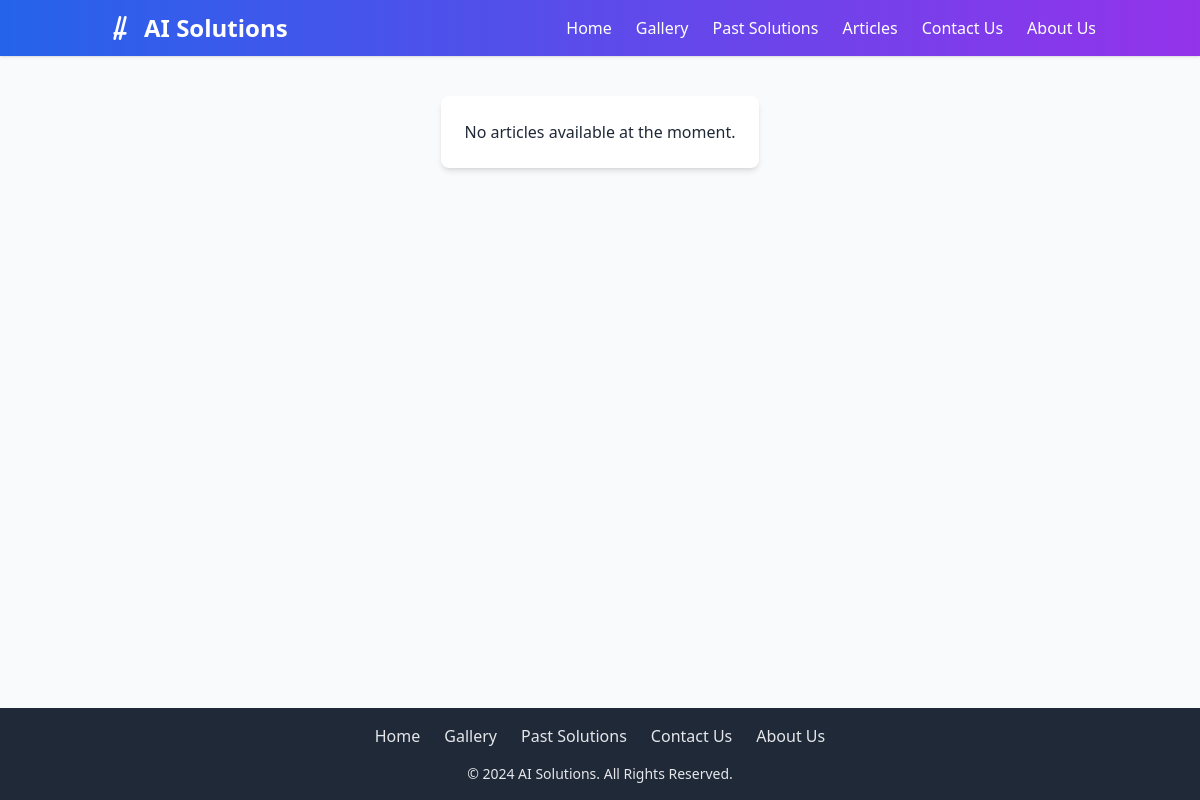
The app's page /article/, older data.
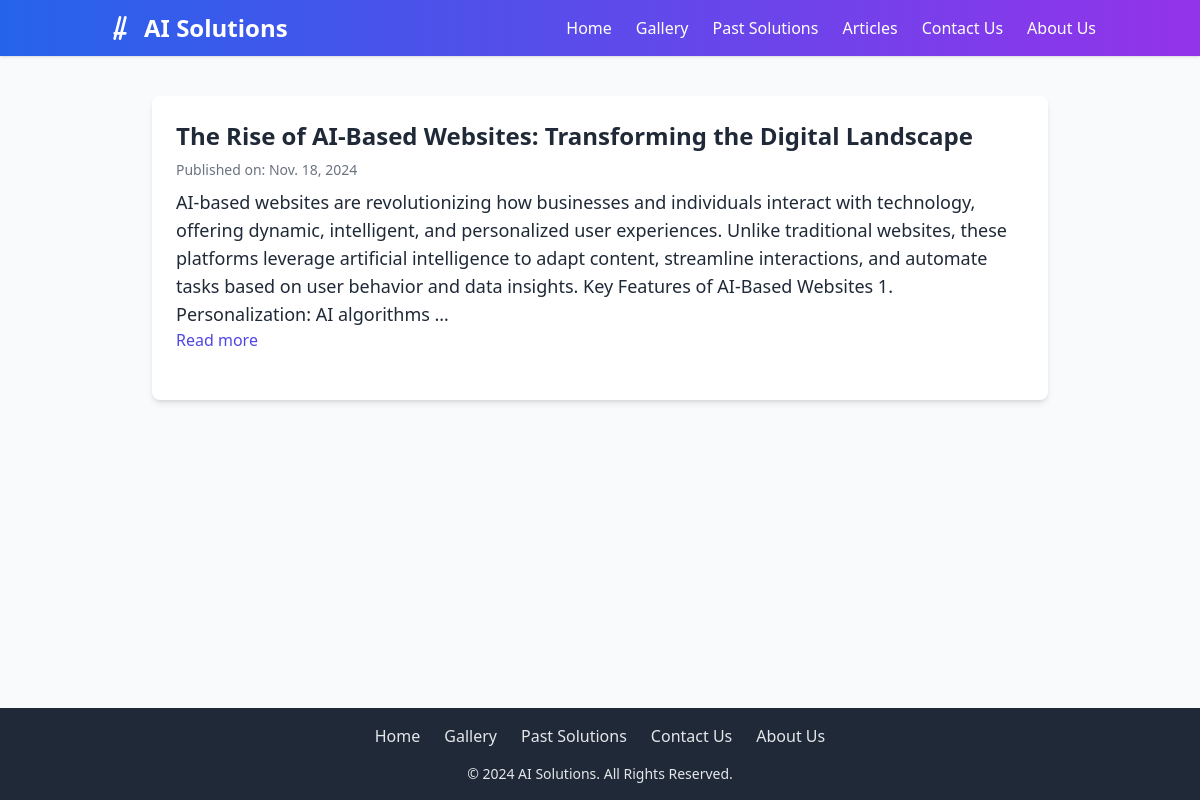
The same page, newer data.
### app/models.py (models this page shows)
class Article(models.Model):
    title = models.CharField(max_length=200)
    content = models.TextField()
    published_date = models.DateField()

### app/views.py (the view)
# urls.py: path('article/', article_list, name="article_list"),
def article_list(request):
    articles= Article.objects.all().order_by('-published_date')
    return render(request, 'articles.html', {'articles': articles})

### app/templates/articles.html
{% extends 'navbar_footer.html' %}
{% block content %}
<div class="max-w-4xl mx-auto my-10 p-6 bg-white shadow-md rounded-lg">
    {% for article in articles %}
        <div class="mb-6">
            <h2 class="text-2xl font-semibold mb-2">{{ article.title }}</h2>
            <p class="text-sm text-gray-500 mb-2">Published on: {{ article.published_date }}</p>
            <p class="text-lg">{{ article.content|truncatewords:50 }}</p>
            <a href="{% url 'article_detail' article.id %}" class="text-indigo-600 hover:text-indigo-800">Read more</a>
        </div>
    {% empty %}
        <p>No articles available at the moment.</p>
    {% endfor %}
</div>
{% endblock %}

### app/templates/navbar_footer.html (shortened to what this page needs)
<!DOCTYPE html>
<html lang="en">
<head>
  <script src="https://cdn.tailwindcss.com"></script>
</head>
<body class="bg-gray-50 text-gray-800 flex flex-col min-h-screen">
  <nav class="bg-gradient-to-r from-blue-600 to-purple-600 text-white shadow sticky top-0 z-50">
    <div class="container mx-auto flex items-center justify-between px-4 py-3">
      <a href="/" class="text-2xl font-bold flex items-center">
        <svg xmlns="http://www.w3.org/2000/svg" fill="none" viewBox="0 0 24 24" stroke="currentColor" class="w-8 h-8 mr-2">
          <path stroke-linecap="round" stroke-linejoin="round" stroke-width="2" d="M12 20l4-16m-8 16l4-16m-4 12h8" />
        </svg>
        AI Solutions
      </a>
      <ul class="hidden md:flex space-x-6">
        <li><a href="/" class="hover:underline">Home</a></li>
        <li><a href='photo-gallery/' class="hover:underline">Gallery</a></li>
        <li><a href="/past-solutions" class="hover:underline">Past Solutions</a></li>
        <li><a href='article/' class="hover:underline">Articles</a></li>
        <li><a href="/contact-us" class="hover:underline">Contact Us</a></li>
        <li><a href="/about-us" class="hover:underline">About Us</a></li>
      </ul>
    </div>
  </nav>
{% block content %}
{% endblock %}
  <footer class="bg-gray-800 text-gray-200 fixed bottom-0 left-0 w-full">
    <div class="container mx-auto py-4 px-4 text-center">
      <div class="flex justify-center space-x-6 mb-2">
        <a href="/" class="hover:underline">Home</a>
        <a href='gallery/' class="hover:underline">Gallery</a>
        <a href="/past-solutions" class="hover:underline">Past Solutions</a>
        <a href="/contact-us" class="hover:underline">Contact Us</a>
        <a href="/about-us" class="hover:underline">About Us</a>
      </div>
      <p class="mt-2 text-sm">&copy; 2024 AI Solutions. All Rights Reserved.</p>
    </div>
  </footer>
</body>
</html>

Row changes from the older to the newer data that the page shows:
added Article: title "The Rise of AI-Based Websites: Transforming the Digital Landscape", published_date "Nov. 18, 2024", content "AI-based websites are revolutionizing how businesses and individuals interact with technology, offering dynamic, intelligent, and personalized user experiences. Unlike traditional websites, these platforms leverage artificial intelligence to adapt content, streamline interactions, and automate tasks based on user behavior and data insights. Key Features of AI-Based Websites 1. Personalization: AI algorithms …"
Text that changed along with them:
text no longer shown: "No articles available at the moment."
